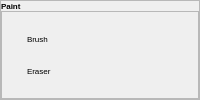
        <widget class="QFrame" name="paint_frame_12">
         <property name="frameShape">
          <enum>QFrame::StyledPanel</enum>
         </property>
         <property name="frameShadow">
          <enum>QFrame::Raised</enum>
         </property>
         <layout class="QVBoxLayout" name="verticalLayout_9">
          <property name="spacing">
           <number>0</number>
          </property>
          <property name="leftMargin">
           <number>0</number>
          </property>
          <property name="topMargin">
           <number>0</number>
          </property>
          <property name="rightMargin">
           <number>0</number>
          </property>
          <property name="bottomMargin">
           <number>0</number>
          </property>
          <item>
           <widget class="QPushButton" name="paint2_pushButton">
            <property name="enabled">
             <bool>true</bool>
            </property>
            <property name="font">
             <font>
              <family>Arial</family>
              <pointsize>6</pointsize>
              <weight>75</weight>
              <bold>true</bold>
             </font>
            </property>
            <property name="styleSheet">
             <string notr="true">QPushButton {
    text-align: left;}
QPushButton:hover{
	background-color: rgb(80, 80, 80);
   border-radius:5px;
}
QPushButton{
border:none;
 outline: none;
}</string>
            </property>
            <property name="text">
             <string>Paint</string>
            </property>
            <property name="icon">
             <iconset>
              <normaloff>icon/paint.png</normaloff>
              <normalon>icon/icons8-chevron-24.png</normalon>icon/paint.png</iconset>
            </property>
            <property name="iconSize">
             <size>
              <width>12</width>
              <height>12</height>
             </size>
            </property>
            <property name="checkable">
             <bool>true</bool>
            </property>
            <property name="autoExclusive">
             <bool>true</bool>
            </property>
            <property name="flat">
             <bool>true</bool>
            </property>
           </widget>
          </item>
          <item>
           <widget class="QFrame" name="paint_dropdown">
            <property name="frameShape">
             <enum>QFrame::StyledPanel</enum>
            </property>
            <property name="frameShadow">
             <enum>QFrame::Raised</enum>
            </property>
            <layout class="QVBoxLayout" name="verticalLayout_12">
             <property name="spacing">
              <number>0</number>
             </property>
             <property name="leftMargin">
              <number>0</number>
             </property>
             <property name="topMargin">
              <number>0</number>
             </property>
             <property name="rightMargin">
              <number>0</number>
             </property>
             <property name="bottomMargin">
              <number>0</number>
             </property>
             <item>
              <widget class="QPushButton" name="brush">
               <property name="font">
                <font>
                 <family>Arial</family>
                 <pointsize>6</pointsize>
                </font>
               </property>
               <property name="styleSheet">
                <string notr="true">QPushButton {
    text-align: left;
    padding-left: 25px; /* Optional: Adjust padding as needed */
}
QPushButton:hover{
	color: rgb(255, 167, 135);
	background-color: rgb(80, 80, 80);
   border-radius:5px;
}
QPushButton{
border:none;
 outline: none;
}</string>
               </property>
               <property name="text">
                <string>Brush</string>
               </property>
               <property name="icon">
                <iconset>
                 <normaloff>icon/icons8-brush-50.png</normaloff>icon/icons8-brush-50.png</iconset>
               </property>
               <property name="iconSize">
                <size>
                 <width>12</width>
                 <height>12</height>
                </size>
               </property>
               <property name="checkable">
                <bool>true</bool>
               </property>
               <property name="flat">
                <bool>true</bool>
               </property>
              </widget>
             </item>
             <item>
              <widget class="QPushButton" name="eraser">
               <property name="font">
                <font>
                 <family>Arial</family>
                 <pointsize>6</pointsize>
                </font>
               </property>
               <property name="styleSheet">
                <string notr="true">QPushButton {
    text-align: left;
    padding-left: 25px; /* Optional: Adjust padding as needed */
}
QPushButton:hover{
	color: rgb(255, 167, 135);
	background-color: rgb(80, 80, 80);
   border-radius:5px;
}
QPushButton{
border:none;
 outline: none;
}</string>
               </property>
               <property name="text">
                <string>Eraser</string>
               </property>
               <property name="icon">
                <iconset>
                 <normaloff>icon/icons8-eraser-30.png</normaloff>icon/icons8-eraser-30.png</iconset>
               </property>
               <property name="iconSize">
                <size>
                 <width>12</width>
                 <height>12</height>
                </size>
               </property>
               <property name="checkable">
                <bool>true</bool>
               </property>
               <property name="flat">
                <bool>true</bool>
               </property>
              </widget>
             </item>
            </layout>
           </widget>
          </item>
         </layout>
        </widget>
